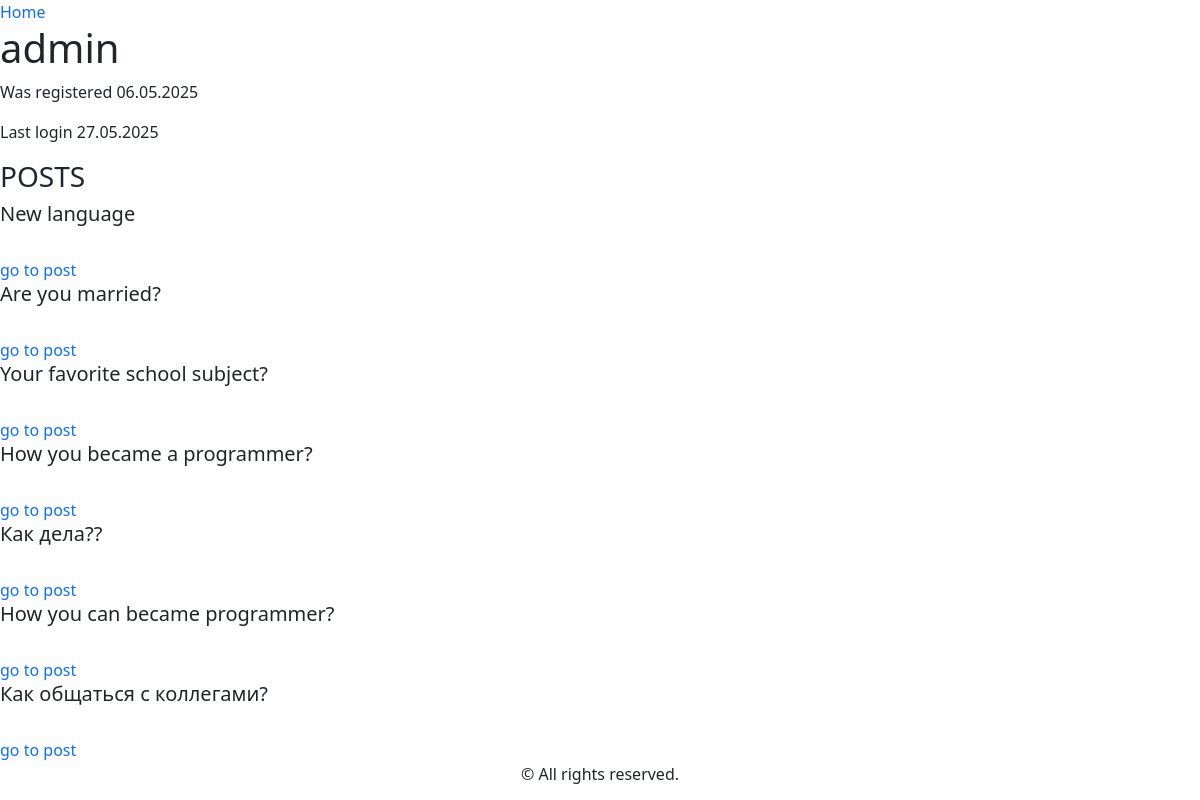
/blog/admin/ (signed in), run on the app's committed database.
### blog/models.py (models this page shows)
class Post(models.Model):
    title = models.CharField(max_length=100)
    content = models.TextField()
    author = models.ForeignKey(Prof, on_delete=models.CASCADE)
    created_time = models.DateTimeField(auto_now=True)
    like = GenericRelation(Like)
    objects = PostManager()
    def __str__(self) -> str:
        return self.title

### blog/views.py (the view)
# urls.py: path('<str:username>/', views.UserProfileView.as_view(), name='user'),
class UserProfileView(LoginRequiredMixin, DetailView):
    model = Prof
    template_name = 'blog/user.html'
    slug_url_kwarg = 'username'
    slug_field = 'user__username'
    def get_context_data(self, **kwargs):
        context = super().get_context_data(**kwargs)
        username = self.kwargs['username']
        try:
            user = User.objects.get(username=username)
            prof = Prof.objects.get(user=user)
        except Exception as e:
            return HttpResponse(f"Error: {str(e)}")
        posts = Post.objects.filter(author=prof)
        context['user'] = user
        context['prof'] = prof
        context['posts'] = posts
        context['tags'] = Tag.objects.all()
        return context

### blog/models.py (called while the page is built)
    def get_queryset(self):
        return super().get_queryset().order_by('-created_time')

### templates/blog/user.html (shortened to what this page needs)
{% extends "base.html" %}
    {%load static%}
{% block content %}
    <a href="{% url 'blog:index'%}">Home</a>
    <h1 class="username">{{user.username}}</h1>
    <p>Was registered {{user.date_joined|date:"d.m.Y"}}</p>
    <p>Last login {{user.last_login|date:"d.m.Y"}}</p>
    <h3>POSTS</h3>
    {%for i in posts%}
        <h5 class="">{{i}}</h5><br>
        <a href="{% url 'blog:post' i.author.user.username i.title %}">go to post</a>
    {%endfor%}
{% endblock %}

### static/blog.css (style rules this page uses)
a { text-decoration: none; }

### data on the page
Post: title "New language"
Post: title "Are you married?"
Post: title "Your favorite school subject?"
Post: title "How you became a programmer?"
Post: title "Как дела??"
Post: title "How you can became programmer?"
Post: title "Как общаться с коллегами?"

### other printed values
{{ user.username }} "admin"
{{ user.date_joined|date:"d.m.Y" }} "06.05.2025"
{{ user.last_login|date:"d.m.Y" }} "27.05.2025"
